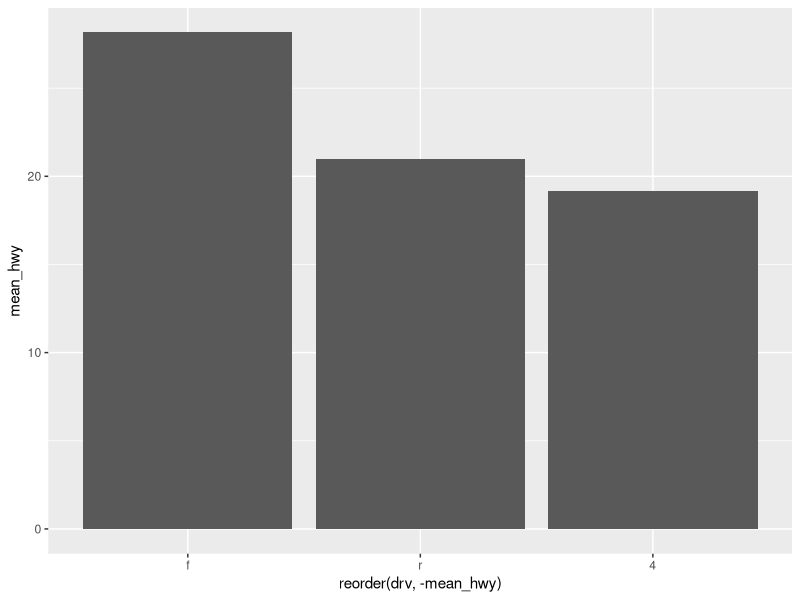
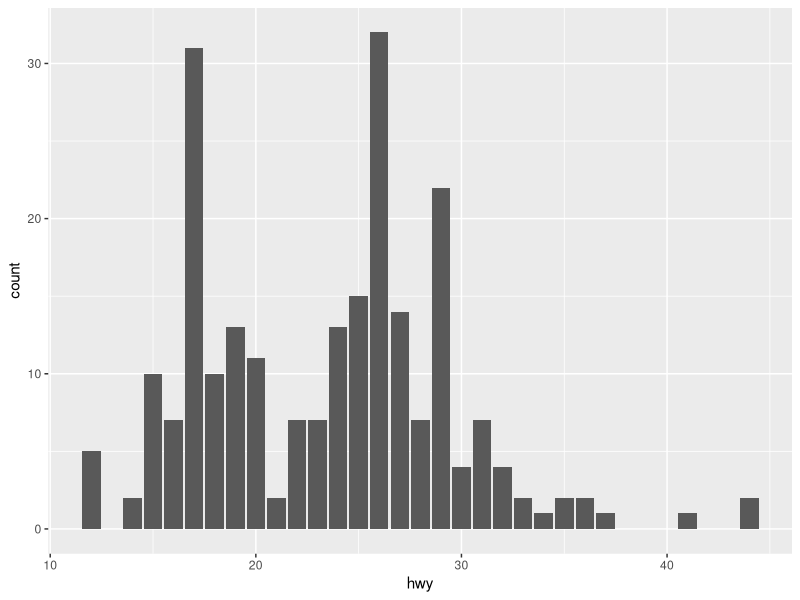

Recreate these plots in R, in order.
library(ggplot2)
library(dplyr)

df_mpg <- mpg %>%
  group_by(drv) %>%
  summarise(mean_hwy = mean(hwy))

df_mpg

ggplot(data = df_mpg, aes(x =reorder(drv, -mean_hwy), y = mean_hwy)) + geom_col()
ggplot(data = mpg, aes(x = hwy)) + geom_bar()
